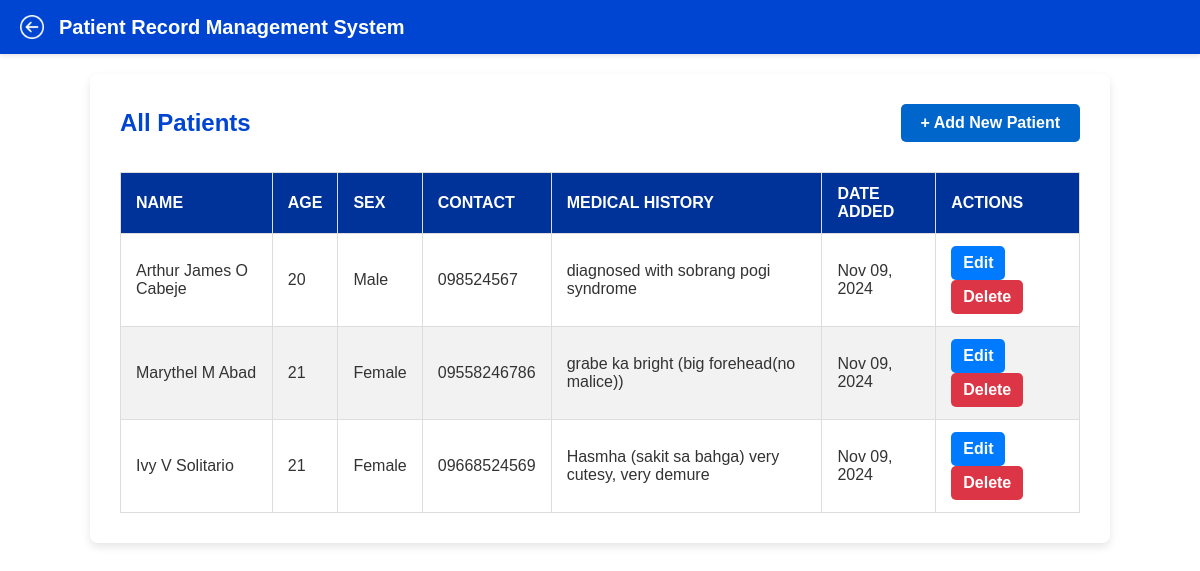
Before: /patients/ (signed in) with the older database file.
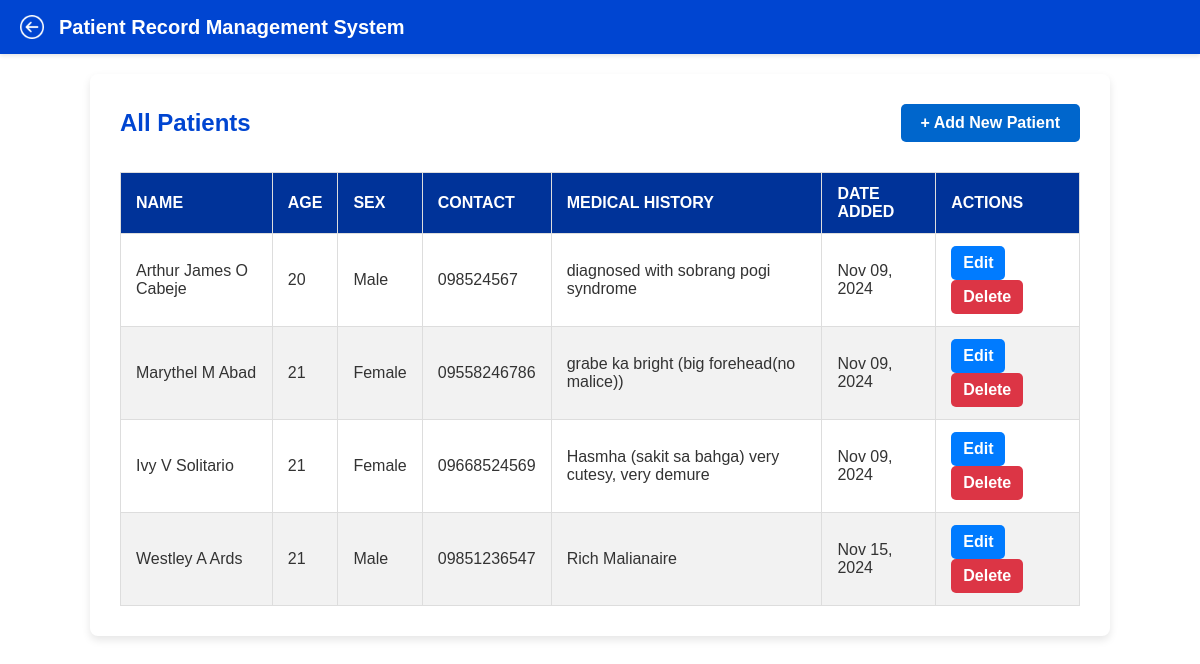
After: the same page with the newer database file.
### doctor/models.py (models this page shows, shortened)
class Patient(models.Model):
    SEX_CHOICES = [
        ('', 'Select Sex'),  # This will show as the default option
        ('Male', 'Male'),
        ('Female', 'Female'),
    ]
    doctor = models.ForeignKey(Doctor, on_delete=models.CASCADE, related_name='patients')
    first_name = models.CharField(max_length=50)
    middle_name = models.CharField(max_length=50)
    last_name = models.CharField(max_length=50)
    age = models.IntegerField()
    sex = models.CharField(max_length=6, choices=SEX_CHOICES, blank=False)
    phone_number = models.CharField(max_length=255, blank=True, default="Not provided")
    medical_history = models.TextField()
    created_at = models.DateTimeField(default=timezone.now)

### doctor/views.py (the view)
# urls.py: path('patients/', views.patient_list_view, name='patients'),
def patient_list_view(request):
    doctor_id = doctor_logged_in(request)  # Ensure doctor is logged in
    doctor = get_object_or_404(Doctor, id=doctor_id)
    patients = doctor.patients.all()
    return render(request, 'patient_list.html', {'doctor': doctor, 'patients': patients})

### doctor/views.py (called while the page is built)
def doctor_logged_in(request):
    doctor_id = request.session.get('doctor_id')
    if not doctor_id:
        return redirect('login')
    return doctor_id

### doctor/templates/patient_list.html (shortened to what this page needs)
<!DOCTYPE html>
<html lang="en">
<head>
    {% load static %}
    <link rel="stylesheet" href="{% static 'patient_list.css' %}">
</head>
<body>
    <header class="prms-header">
        <div class="header-content">
            <img src="{% static 'images/back-button.png' %}" alt="Back" class="back-btn" onclick="window.history.back();">
            <h1 class="prms-title" onclick="window.location.href='http://127.0.0.1:8000/home/';">
                Patient Record Management System
            </h1>
        </div>
    </header>
    <div class="main-container">
        <section class="form-section">
            <div class="actions-header">
                <h2 class="section-title">All Patients</h2>
                <a href="{% url 'add_patient' %}" class="button">+ Add New Patient</a>
            </div>
            <div class="form-container">
                <table>
                    <thead>
                        <tr>
                            <th>Name</th>
                            <th>Age</th>
                            <th>Sex</th>
                            <th>Contact</th>
                            <th>Medical History</th>
                            <th>Date Added</th>
                            <th>Actions</th>
                        </tr>
                    </thead>
                    <tbody>
                        {% for patient in patients %}
                        <tr>
                            <td>{{ patient.first_name }} {{ patient.middle_name }} {{ patient.last_name }}</td>
                            <td>{{ patient.age }}</td>
                            <td>{{ patient.sex }}</td>
                            <td>{{ patient.phone_number }}</td>
                            <td>{{ patient.medical_history }}</td>
                            <td>{{ patient.created_at|date:"M d, Y" }}</td>
                            <td class="action-buttons">
                                <a href="{% url 'edit_patient' patient.id %}" class="edit-btn" title="Edit {{ patient.first_name }}">Edit</a>
                                <a href="{% url 'delete_patient' patient.id %}" class="delete-btn" title="Delete {{ patient.first_name }}">Delete</a>
                            </td>
                        </tr>
                        {% empty %}
                        <tr>
                            <td colspan="7" class="no-data">No patients found.</td>
                        </tr>
                        {% endfor %}
                    </tbody>
                </table>
            </div>
        </section>
    </div>
</body>
</html>

Changed rows visible on the page:
added Patient: first_name "Westley", middle_name "A", last_name "Ards", age "21", sex "Male", phone_number "09851236547", medical_history "Rich Malianaire", created_at "Nov 15, 2024"
